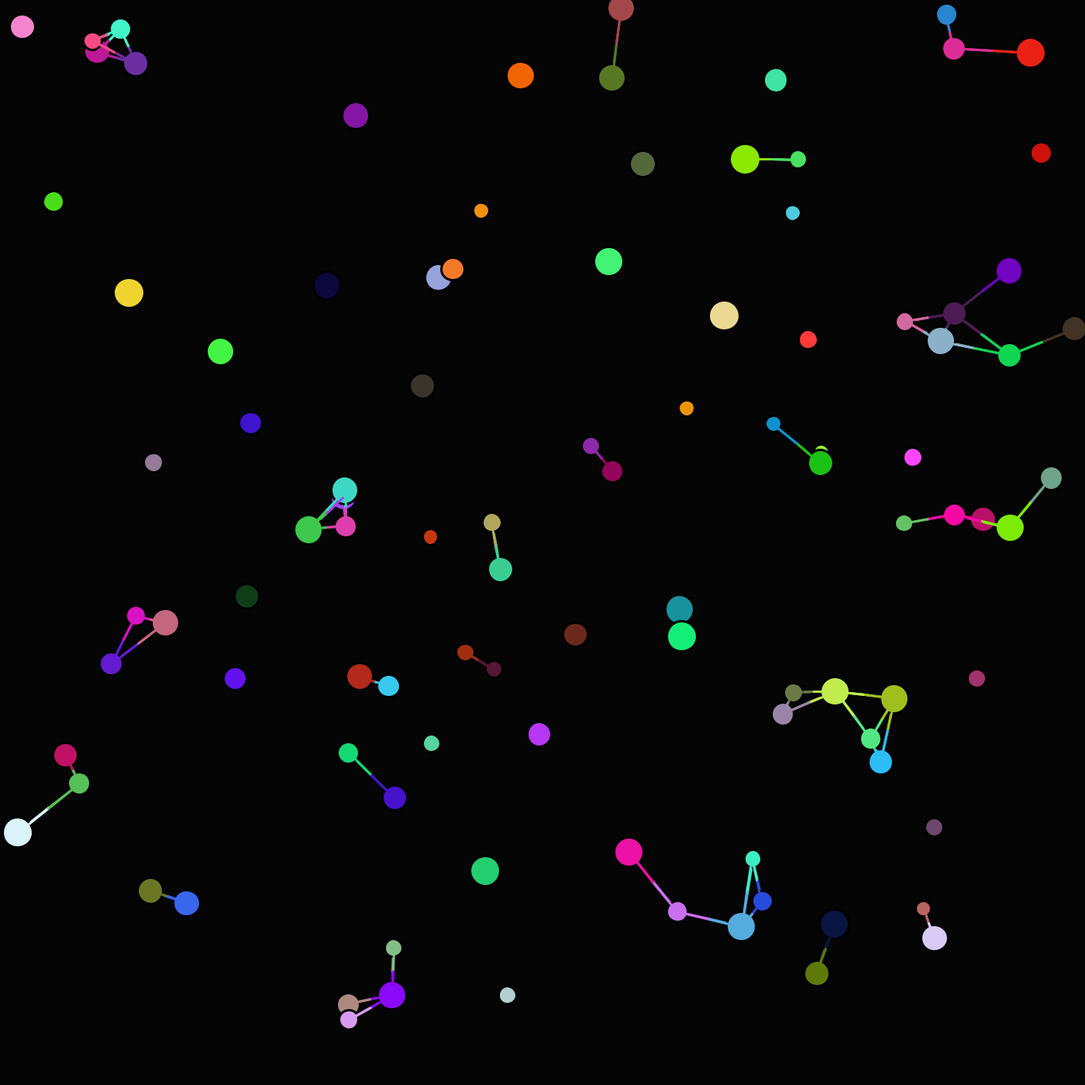
Frame 1 (no input)
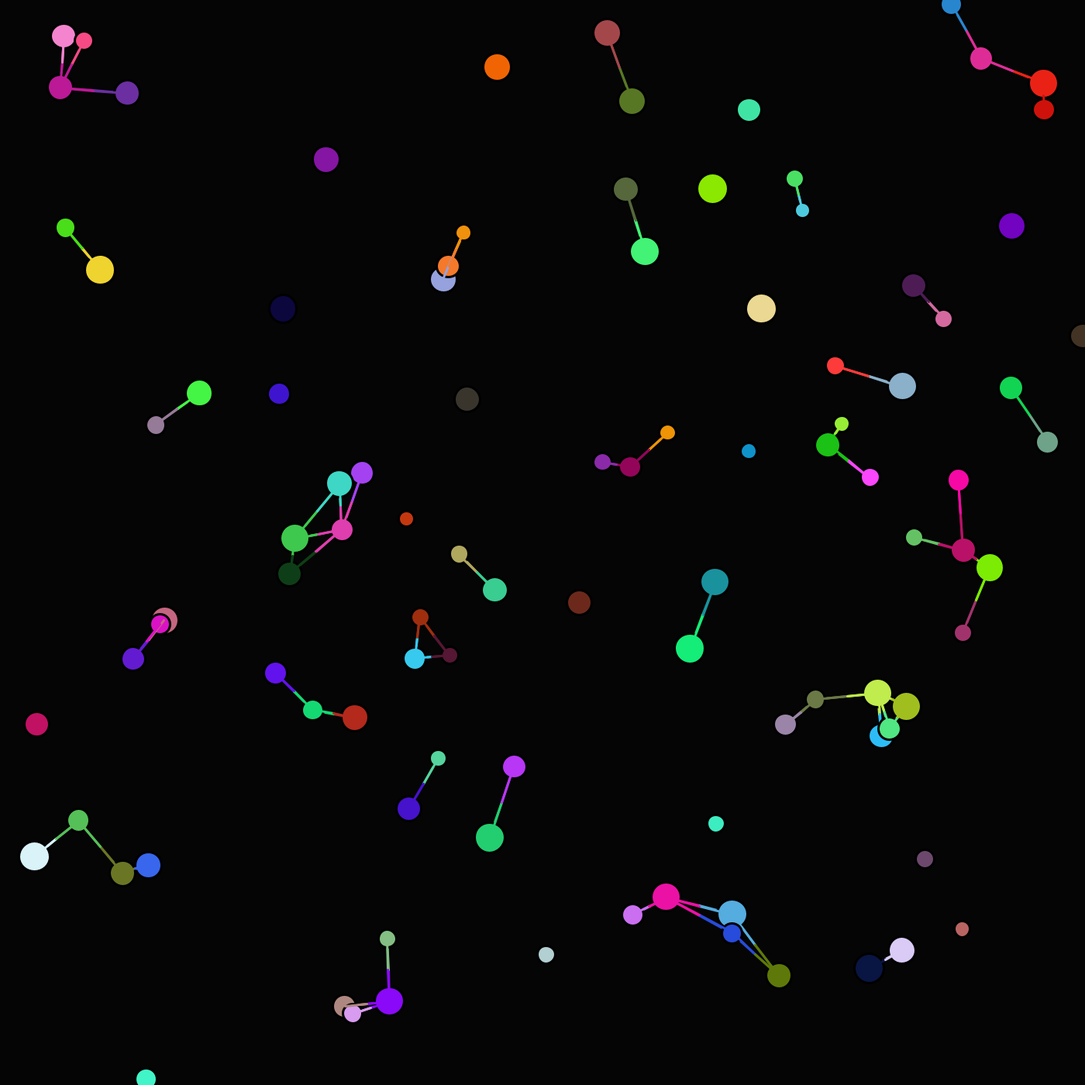
Frame 60 (the mouse pressed at the canvas centre just before this capture)
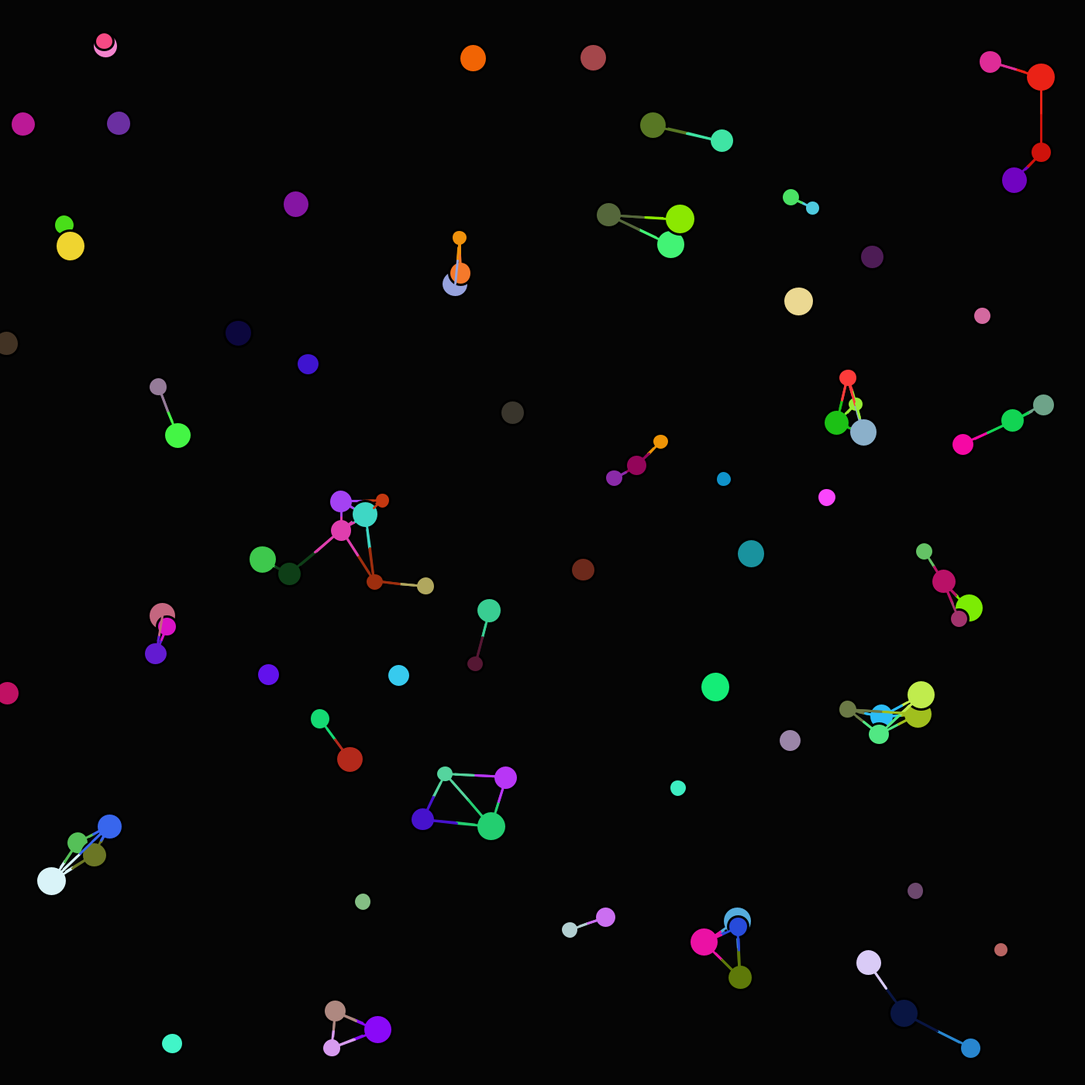
Frame 120 (the mouse held since frame 60 and released just before this capture)

The Processing sketch that drew these frames (run headless with seeded random() and noise(); from frame 60 on, the mouse is pressed at the canvas centre):

// Processing sketch: XiBaoLianJie
// ── XiBaoLianJie.pde
float t=0;
myShpere[] spheres=new myShpere[100];
void setup()
{
  size(1400, 1400);
  for (int i= 0; i<spheres.length; i++)
  {
    myShpere t=new myShpere();
    t.draw();
    spheres[i]=t;
  }
}
void draw()
{
  background(#050505);
  for (int i= 0; i<spheres.length; i++)
  {
    spheres[i].checkdis(spheres, i);
  }
}

// ── mysphere.pde
class myShpere
{
  color c;
  float posX, posY, radios, forcex, forcey;
  myShpere()
  {
    c=color(random(0, 255), random(0, 255), random(0, 255));
    forcex=random(-1, 1);
    forcey=random(-1, 1);
    posX=random(0, width);
    posY=random(0, height);
    radios=random(20, 40);
  }
  void draw()
  {
    fill(c);
    stroke(0);
    ellipse(posX, posY, radios, radios);
    posX+=forcex;
    posY+=forcey;
    if (posX>width)
    {
      posX-=width;
    } else  if (posX<0)
    {
      posX+=width;
    }
    if (posY>height)
    {
      posY-=height;
    } else if (posY<0)
    {
      posY+=height;
    }
  }

  void TurnRound(float x, float y)
  {
    forcex=x;
    forcey=y;
  }
  void checkdis(myShpere[] sphers, int id)
  {
    draw();
    if (id==1)
      println(forcex);
    for (int i= 0; i<spheres.length; i++)
    {

      if (id!=i)
      {
        checkdis(sphers[id], sphers[i]);
      }
    }
  }
  void checkdis(myShpere t1, myShpere t2)
  {
    float dis =dist(t1.posX, t1.posY, t2.posX, t2.posY);
    float disrad=t1.radios/2+t2.radios/2;
    if (dis>disrad&&dis<disrad*3)
    {

      stroke(t1.c);
      strokeWeight(3);
      line(t1.posX, t1.posY, t1.posX+(t2.posX-t1.posX)/2, t1.posY+(t2.posY-t1.posY)/2);
      stroke(t2.c);
      strokeWeight(3);
      line(t2.posX, t2.posY, t2.posX+(t1.posX-t2.posX)/2, t2.posY+(t1.posY-t2.posY)/2);
    } else 
    if (dis<disrad&&dis>0)
    {
      t1.TurnRound(t1.forcex*-1, t1.forcey*-1);
      t2.TurnRound(t2.forcex*-1, t2.forcey*-1);
    }
  }
}
